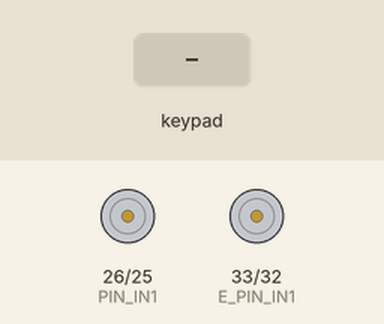
This sketch was run on a simulated ESP32. Shown: motor-driver pin pairs drawn as motors (green arrow = first pin HIGH = forward, orange = second pin HIGH = backward, longer = more drive). The test bench sets the inputs (shaded band). What the sketch prints to the serial monitor is not drawn.

Above: at 1.2 s.
1.3 s: key 'U' pressed
At 1.5 s:
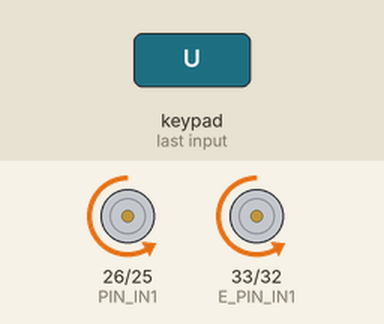
3.2 s: key 'D' pressed
At 3.4 s:
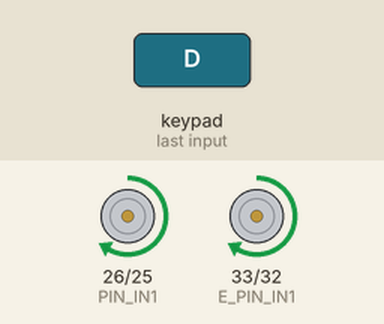
5.1 s: key 'L' pressed
At 5.3 s:
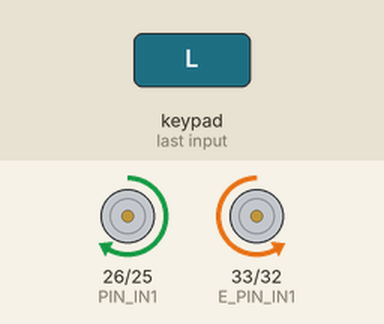
7.0 s: key 'R' pressed
At 7.2 s:
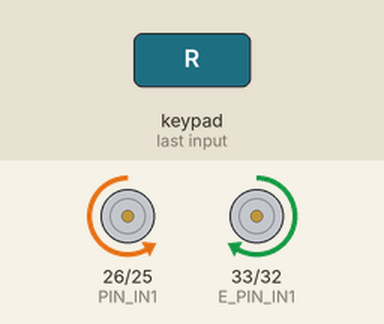
Timing chart, 0 to 9.9 s (numbered marks = the images above; inputs shaded):
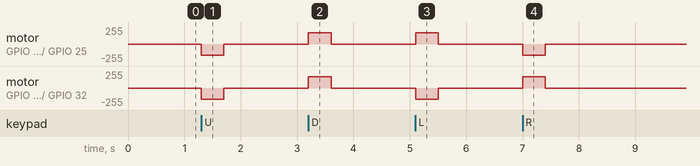

Measured:
- after the input at 1.3 s, motor on GPIO 26 (PIN_IN1) / GPIO 25 (PIN_IN2), motor on GPIO 33 (E_PIN_IN1) / GPIO 32 (E_PIN_IN2): stopped → backward 169/255 at once, → stopped 0.40 s later
- after the input at 3.2 s, motor on GPIO 26 (PIN_IN1) / GPIO 25 (PIN_IN2), motor on GPIO 33 (E_PIN_IN1) / GPIO 32 (E_PIN_IN2): stopped → forward 169/255 at once, → stopped 0.40 s later
- after the input at 5.1 s, motor on GPIO 26 (PIN_IN1) / GPIO 25 (PIN_IN2): stopped → forward 169/255 at once, → stopped 0.40 s later; motor on GPIO 33 (E_PIN_IN1) / GPIO 32 (E_PIN_IN2): stopped → backward 169/255 at once, → stopped 0.40 s later
- after the input at 7.0 s, motor on GPIO 26 (PIN_IN1) / GPIO 25 (PIN_IN2): stopped → backward 169/255 at once, → stopped 0.40 s later; motor on GPIO 33 (E_PIN_IN1) / GPIO 32 (E_PIN_IN2): stopped → forward 169/255 at once, → stopped 0.40 s later

The sketch:

main.ino
```cpp
// Antes de fazer o upload do código numa ESP32, verifique as bibliotecas
// Instale a DabbleESP32 e verifique a versão da placa esp32 na aba de 'Boards Manager', a versão deve ser a 2.0.17

#define CUSTOM_SETTINGS
#define INCLUDE_GAMEPAD_MODULE
#include <DabbleESP32.h>
#include "motor.h"
#include "robo.h"

// Motor direito
#define PIN_IN1  26
#define PIN_IN2 25
#define CANAL1 0
#define CANAL2 1
#define FREQUENCIA 5000 // 5 kHz
#define RESOLUCAO 8 // 8 bits

// Motor esquerdo
#define E_PIN_IN1  33//36
#define E_PIN_IN2 32//35
#define E_CANAL1 2
#define E_CANAL2 3

Motor motorDireito(PIN_IN1, PIN_IN2, CANAL1, CANAL2, FREQUENCIA, RESOLUCAO);
Motor motorEsquerdo(E_PIN_IN1, E_PIN_IN2, E_CANAL1, E_CANAL2, FREQUENCIA, RESOLUCAO);

Robo Robo_Sumo(&motorDireito, &motorEsquerdo);

void setup() {
    Serial.begin(115200);
    Dabble.begin("YukiBot");

}

void loop() {
    Dabble.processInput();

    if (GamePad.isUpPressed()) {
        // movendo para frente
        Robo_Sumo.moveForward(-170, -170);
        Serial.println("Frente");
    }
    else if (GamePad.isDownPressed()) {
        // movendo para trás
        Robo_Sumo.moveForward(170, 170);
        Serial.println("Trás");
    }
    else if (GamePad.isLeftPressed()) {
        // girando para a esquerda
        Robo_Sumo.moveForward(170, -170);
        Serial.println("Esquerda");
    }
    else if (GamePad.isRightPressed()) {
        // girando para a direita
        Robo_Sumo.moveForward(-170, 170);
        Serial.println("Direita");
    }
    else {
        Robo_Sumo.Stop();
        Serial.println("Parado");
    }
}
```

motor.cpp
```cpp
#include "motor.h"
#include <Arduino.h>

Motor::Motor(int _pinIN1, int _pinIN2, int _canal1, int _canal2, int _frequencia, int _resolucao)
    : pinIN1(_pinIN1), pinIN2(_pinIN2), canal1(_canal1), canal2(_canal2), frequencia(_frequencia), resolucao(_resolucao) {
    config();
}

void Motor::config() {

    ledcSetup(canal1, frequencia, resolucao);
    ledcSetup(canal2, frequencia, resolucao);

    ledcAttachPin(pinIN1, canal1);
    ledcAttachPin(pinIN2, canal2);

    /*ledcAttachChannel(pinIN1, frequencia, resolucao, canal1);
    ledcAttachChannel(pinIN2, frequencia, resolucao, canal2);*/

}
void Motor::setPWM(int velocidade) {
    if (velocidade > 0) {
        ledcWrite(canal1, velocidade); //frente
        ledcWrite(canal2, 0); //parado
    }
    else if (velocidade < 0) {
        ledcWrite(canal2, -velocidade); //tras
        ledcWrite(canal1, 0); //parado
    }
    else {
        ledcWrite(canal1, 0); //os dois parado
        ledcWrite(canal2, 0);
    }
}
```

motor.h
```cpp
#ifndef MOTOR_H
#define MOTOR_H

class Motor {
    private:
        int pinIN1;
        int pinIN2;
        int canal1;
        int canal2;
        int frequencia;
        int resolucao;

        void config();

    public:
        Motor(int _pinIN1, int _pinIN2, int _canal1, int _canal2, int _frequencia, int _resolucao);

        void setPWM(int velocidade);
};

#endif
```

robo.cpp
```cpp
#include "robo.h"

Robo::Robo(Motor* _m1, Motor* _m2): m1(_m1), m2(_m2)
{}

void Robo::moveForward(int velocidade1, int velocidade2){
    m1 ->setPWM(velocidade1);
    m2 ->setPWM(velocidade2);

}
void Robo::Stop(){
    m1 ->setPWM(0);
    m2 ->setPWM(0);

}
```

robo.h
```cpp
#ifndef ROBO_H
#define ROBO_H
#include "motor.h"

class Robo{
    private:
        Motor* m1;
        Motor* m2;
    public:
        Robo(Motor* _m1, Motor* _m2);
        void moveForward(int velocidade1, int velocidade2);
        void Stop();
};

#endif
```
